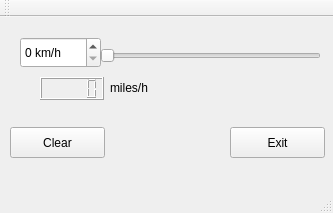
<?xml version="1.0" encoding="UTF-8"?>
<ui version="4.0">
 <class>MainWindow</class>
 <widget class="QMainWindow" name="MainWindow">
  <property name="geometry">
   <rect>
    <x>0</x>
    <y>0</y>
    <width>333</width>
    <height>213</height>
   </rect>
  </property>
  <property name="windowTitle">
   <string>km/h -&gt; miles/h</string>
  </property>
  <widget class="QWidget" name="centralWidget">
   <widget class="QSpinBox" name="kmh_spinbox">
    <property name="geometry">
     <rect>
      <x>20</x>
      <y>20</y>
      <width>81</width>
      <height>31</height>
     </rect>
    </property>
    <property name="suffix">
     <string> km/h</string>
    </property>
   </widget>
   <widget class="QSlider" name="horizontalSlider">
    <property name="geometry">
     <rect>
      <x>100</x>
      <y>30</y>
      <width>221</width>
      <height>18</height>
     </rect>
    </property>
    <property name="orientation">
     <enum>Qt::Horizontal</enum>
    </property>
   </widget>
   <widget class="QLabel" name="label_2">
    <property name="geometry">
     <rect>
      <x>110</x>
      <y>60</y>
      <width>66</width>
      <height>21</height>
     </rect>
    </property>
    <property name="text">
     <string>miles/h</string>
    </property>
   </widget>
   <widget class="QPushButton" name="clear_button">
    <property name="geometry">
     <rect>
      <x>10</x>
      <y>110</y>
      <width>95</width>
      <height>31</height>
     </rect>
    </property>
    <property name="text">
     <string>Clear</string>
    </property>
   </widget>
   <widget class="QPushButton" name="exit_button">
    <property name="geometry">
     <rect>
      <x>230</x>
      <y>110</y>
      <width>95</width>
      <height>31</height>
     </rect>
    </property>
    <property name="text">
     <string>Exit</string>
    </property>
   </widget>
   <widget class="QLCDNumber" name="miles_lcd">
    <property name="geometry">
     <rect>
      <x>40</x>
      <y>60</y>
      <width>64</width>
      <height>23</height>
     </rect>
    </property>
    <property name="font">
     <font>
      <weight>50</weight>
      <italic>false</italic>
      <bold>false</bold>
      <underline>false</underline>
      <kerning>false</kerning>
     </font>
    </property>
   </widget>
  </widget>
  <widget class="QMenuBar" name="menuBar">
   <property name="geometry">
    <rect>
     <x>0</x>
     <y>0</y>
     <width>333</width>
     <height>27</height>
    </rect>
   </property>
  </widget>
  <widget class="QToolBar" name="mainToolBar">
   <attribute name="toolBarArea">
    <enum>TopToolBarArea</enum>
   </attribute>
   <attribute name="toolBarBreak">
    <bool>false</bool>
   </attribute>
  </widget>
  <widget class="QStatusBar" name="statusBar"/>
 </widget>
 <layoutdefault spacing="6" margin="11"/>
 <resources/>
 <connections>
  <connection>
   <sender>horizontalSlider</sender>
   <signal>sliderMoved(int)</signal>
   <receiver>kmh_spinbox</receiver>
   <slot>setValue(int)</slot>
   <hints>
    <hint type="sourcelabel">
     <x>146</x>
     <y>83</y>
    </hint>
    <hint type="destinationlabel">
     <x>79</x>
     <y>82</y>
    </hint>
   </hints>
  </connection>
  <connection>
   <sender>kmh_spinbox</sender>
   <signal>valueChanged(int)</signal>
   <receiver>horizontalSlider</receiver>
   <slot>setValue(int)</slot>
   <hints>
    <hint type="sourcelabel">
     <x>92</x>
     <y>72</y>
    </hint>
    <hint type="destinationlabel">
     <x>194</x>
     <y>80</y>
    </hint>
   </hints>
  </connection>
 </connections>
</ui>
